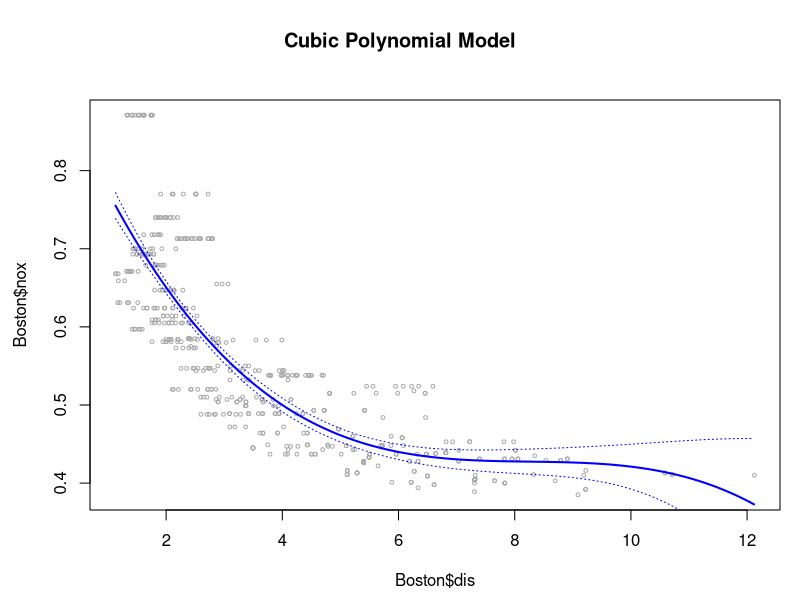
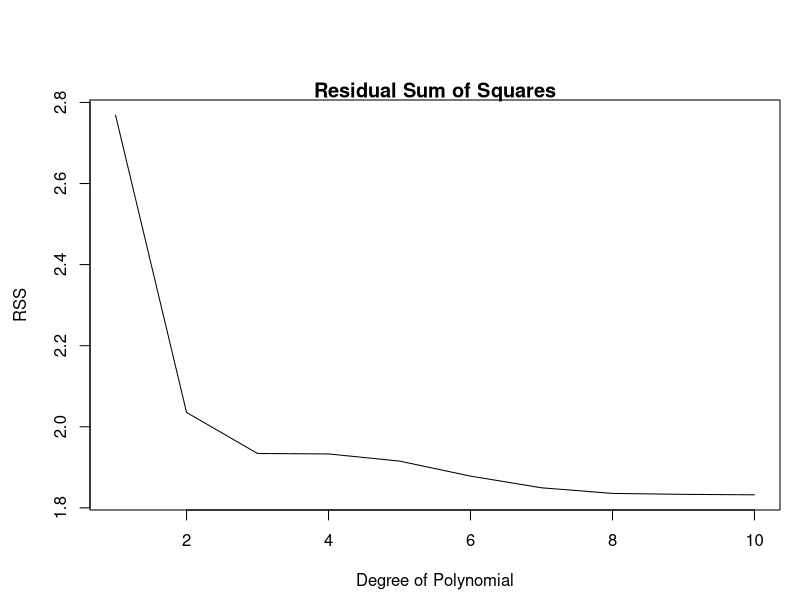
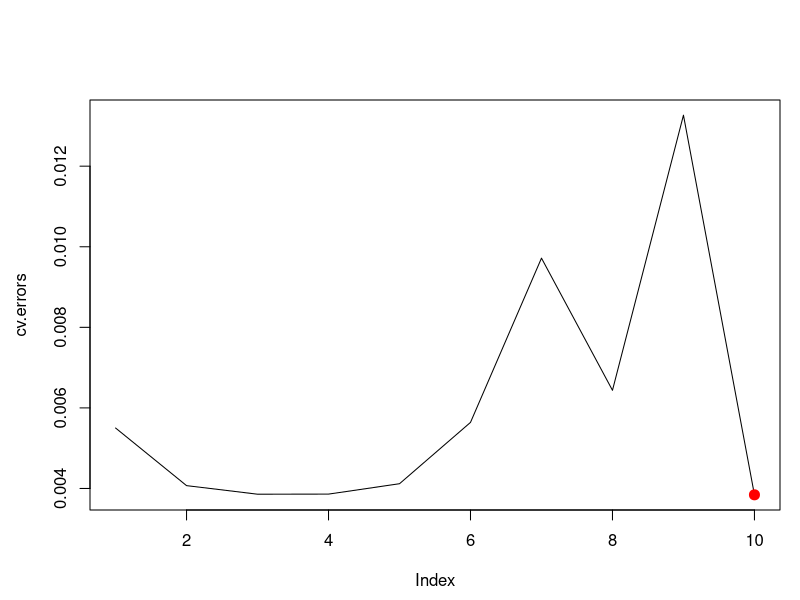
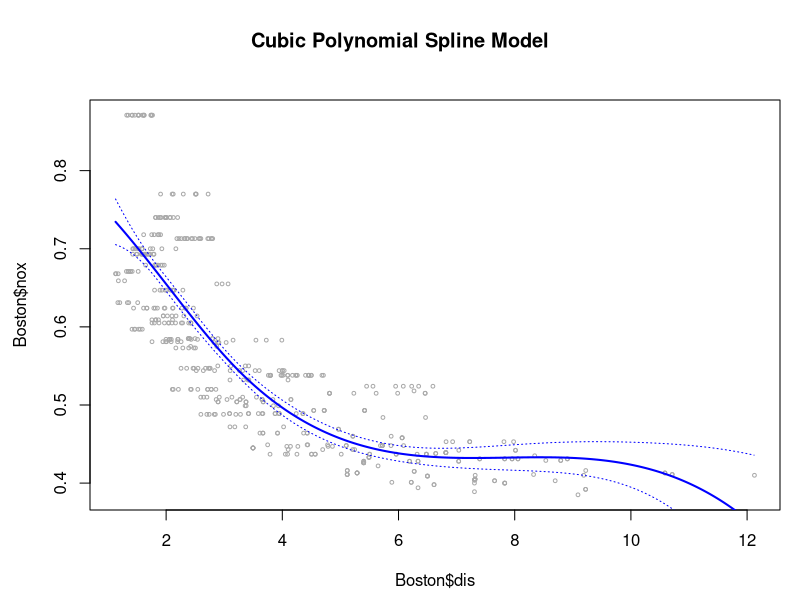
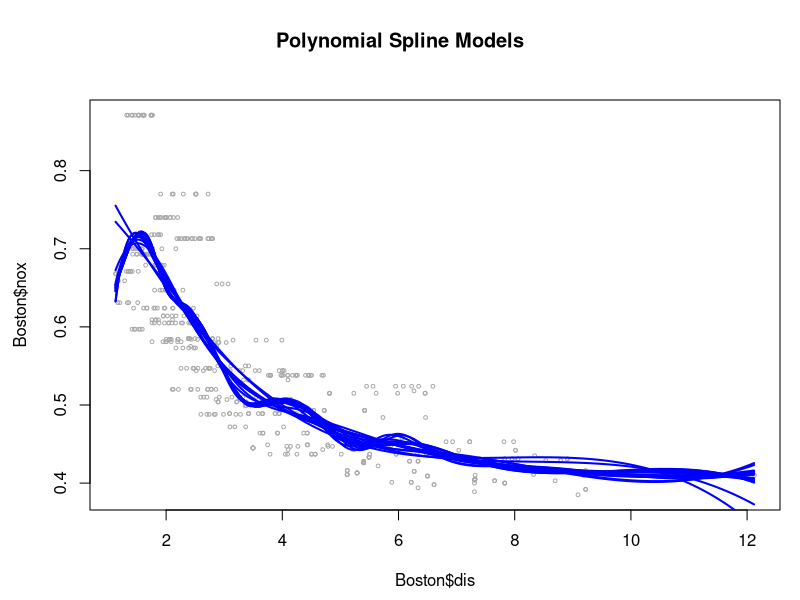
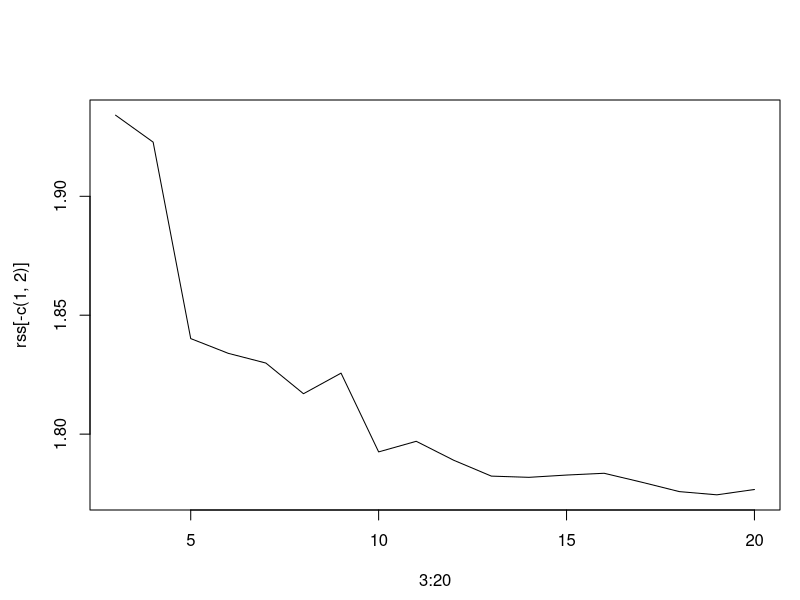
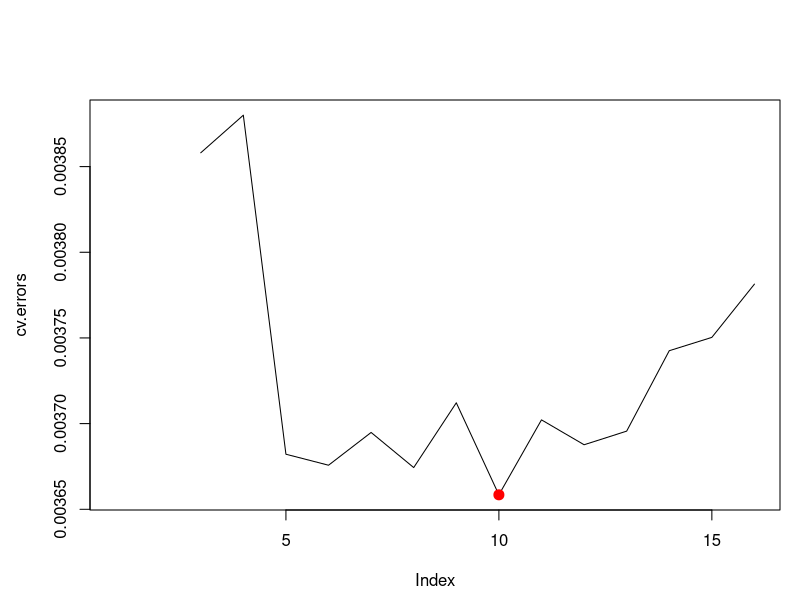

The R script that drew these images, in order:
## ---- chunk 1
knitr::opts_chunk$set(echo = TRUE)
## ---- chunk 2
library(MASS)
data(Boston)

#Fit Cubic Polynomial Model
cubic.fit<-lm(nox~poly(dis,3),data=Boston)
summary(cubic.fit)

#Predict nox by dis grid
dislims=range(Boston$dis)
dis.grid=seq(from=dislims[1],to=dislims[2],by=.01)
pred<-predict(cubic.fit,newdata=list(dis=dis.grid),se=TRUE)
se.bands<-cbind(pred$fit+2*pred$se.fit,pred$fit-2*pred$se.fit)

#Plot resulting fit
par(mfrow=c(1,1),mar=c(4.5,4.5,1,1),oma=c(0,0,4,0))
plot(Boston$dis,Boston$nox,cex=.5,col="darkgrey")
title("Cubic Polynomial Model",outer=TRUE)
lines(dis.grid,pred$fit,lwd=2,col="blue")
matlines(dis.grid,se.bands,lwd=1,col="blue",lty=3)
## ---- chunk 3
rss<-rep(NA,10)
for (i in 1:10){
  glm.fit<-glm(nox~poly(dis,i),data=Boston)
  rss[i]<-sum(glm.fit$residuals^2)
}

plot(rss,type="l",main="Residual Sum of Squares",xlab="Degree of Polynomial",ylab="RSS")
## ---- chunk 4
library(boot)
cv.errors<-rep(NA,10)
for (i in 1:10){
  glm.fit<-glm(nox~poly(dis,i),data=Boston)
  set.seed(1234)
  cv.glm.mod=cv.glm(Boston,glm.fit,K=10)
  cv.errors[i]<-cv.glm.mod$delta[2]
}

#Plot Cross-Validated Errors
index<-which.min(cv.errors)
plot(cv.errors,type="l")
points(index,cv.errors[index],col="red",cex=2,pch=20)
## ---- chunk 5
library(splines)
spline.fit<-lm(nox~bs(dis,df=4),data=Boston)
attr(spline.fit$terms, "predvars")
attr(bs(Boston$dis,df=4),"knots")

#Predict nox by dis grid
dislims=range(Boston$dis)
dis.grid=seq(from=dislims[1],to=dislims[2],by=.01)
pred<-predict(spline.fit,newdata=list(dis=dis.grid),se=TRUE)
se.bands<-cbind(pred$fit+2*pred$se.fit,pred$fit-2*pred$se.fit)

#Plot resulting fit
par(mfrow=c(1,1),mar=c(4.5,4.5,1,1),oma=c(0,0,4,0))
plot(Boston$dis,Boston$nox,cex=.5,col="darkgrey")
title("Cubic Polynomial Spline Model",outer=TRUE)
lines(dis.grid,pred$fit,lwd=2,col="blue")
matlines(dis.grid,se.bands,lwd=1,col="blue",lty=3)
## ---- chunk 6
par(mfrow=c(1,1),mar=c(4.5,4.5,1,1),oma=c(0,0,4,0))
plot(Boston$dis,Boston$nox,cex=.5,col="darkgrey")
title("Polynomial Spline Models",outer=TRUE)
rss<-list(rep(NA,18))
for (i in 3:20){
  spline.fit<-lm(nox~bs(dis,df=i),data=Boston)
  rss[i]<-sum(spline.fit$residuals^2)
  print(paste("RSS for Spline with degree",i,":",rss[i],sep=" "))
  #Predict nox by dis grid
  dislims=range(Boston$dis)
  dis.grid=seq(from=dislims[1],to=dislims[2],by=.01)
  pred<-predict(spline.fit,newdata=list(dis=dis.grid),se=TRUE)

  lines(dis.grid,pred$fit,lwd=2,col="blue")
  matlines(dis.grid,lwd=1,col="blue",lty=3)
}

plot(3:20,rss[-c(1,2)],type="l")

## ---- chunk 7
#Perform Cross-Validation
cv.errors<-rep(NA,10)
for (i in 3:16){
  spline.fit<-glm(nox~bs(dis,df=i),data=Boston)
  set.seed(1234)
  cv.glm.mod=cv.glm(Boston,spline.fit,K=10)
  cv.errors[i]<-cv.glm.mod$delta[2]
}

#Plot Cross-Validated Errors
index<-which.min(cv.errors)
plot(cv.errors,type="l")
points(index,cv.errors[index],col="red",cex=2,pch=20)
